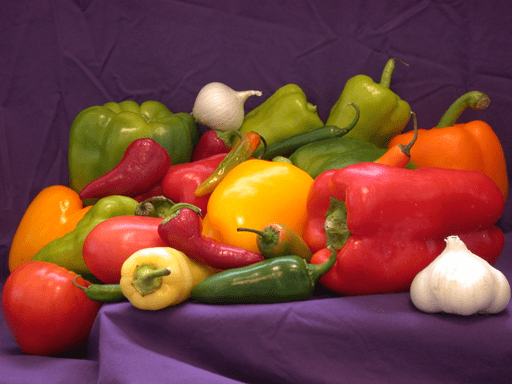
%> input picture peppers.png, 512 x 384 px
$ octave main.m   (GNU Octave 9; MATLAB toolbox functions it lacks are replaced by stand-ins)
%> lines starting %> are read from the running program, lines starting %| are printed output that depends on the picture
### Practica_6/histmatch.m
% La función devuelve la imagen de salida con un histograma que coincide con la imagen objetivo.
function output_image = histmatch(input_image, target_image)

    % Calcular el histograma de la imagen de entrada y objetivo
    input_hist = imhist(input_image);
    target_hist = imhist(target_image);
    % Calcular la función de distribución acumulativa (CDF) de la imagen de entrada y objetivo
    input_cdf = cumsum(input_hist) / numel(input_image);
    target_cdf = cumsum(target_hist) / numel(target_image);

    % Calcular la tabla de búsqueda para mapear las intensidades de la imagen de entrada a las intensidades de la imagen de salida
    lookup_table = zeros(256, 1);

    for i = 1:256
        [~, index] = min(abs(target_cdf - input_cdf(i)));
        lookup_table(i) = index - 1;
    end

    % Mapear las intensidades de la imagen de entrada a la imagen de salida utilizando la tabla de búsqueda
    output_image = uint8(lookup_table(double(input_image) + 1));
end

### Practica_6/plot.m
function [] = plot(I, ref, J)
    % Mostrar las imágenes originales y modificadas
    subplot(3, 5, 1), imshow(I), title('Imagen original');
    subplot(3, 5, 2), imhist(I), title('Histograma original RGB');
    subplot(3, 5, 3), imhist(I(:, :, 1)), title('Histograma original R');
    subplot(3, 5, 4), imhist(I(:, :, 2)), title('Histograma original G');
    subplot(3, 5, 5), imhist(I(:, :, 3)), title('Histograma original B');

    subplot(3, 5, 6), imshow(ref), title('Imagen referencia');
    subplot(3, 5, 7), imhist(ref), title('Histograma referencia RGB');
    subplot(3, 5, 8), imhist(ref(:, :, 1)), title('Histograma referencia R');
    subplot(3, 5, 9), imhist(ref(:, :, 2)), title('Histograma referencia G');
    subplot(3, 5, 10), imhist(ref(:, :, 3)), title('Histograma referencia B');

    subplot(3, 5, 11), imshow(J), title('Imagen modificada');
    subplot(3, 5, 12), imhist(J), title('Histograma modificado RGB');
    subplot(3, 5, 13), imhist(J(:, :, 1)), title('Histograma modificado R');
    subplot(3, 5, 14), imhist(J(:, :, 2)), title('Histograma modificado G');
    subplot(3, 5, 15), imhist(J(:, :, 3)), title('Histograma modificado B');

    figure;
    imshow(J)
end

### Practica_6/histeq_custom.m
function output_image = histeq_custom(input_image, n_channel)

% Convert input image to grayscale
if size(input_image, 3) == 3
    input_image = input_image(:,:,n_channel);
end

% Compute histogram of input image
num_pixels = numel(input_image);
histogram = imhist(input_image) / num_pixels;

% Compute cumulative distribution function (CDF)
cdf = cumsum(histogram);

% Compute transformation function
T = uint8(255 * cdf);

% Apply transformation to input image
output_image = zeros(size(input_image), 'uint8');
for i = 1:numel(input_image)
    output_image(i) = T(input_image(i)+1);
end

end

### Practica_6/main.m
% Limpieza del entorno de trabajo
clc
clear all
close all
warning off all

I = imread('peppers.png');
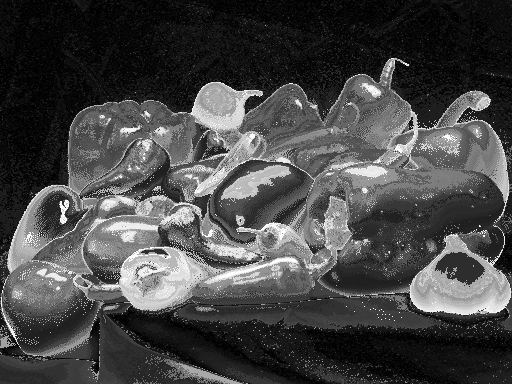
%> I: size 384x512 uint8; min 0, max 255, mean 70.4
ref = imread('sky_water_rock.jpg');
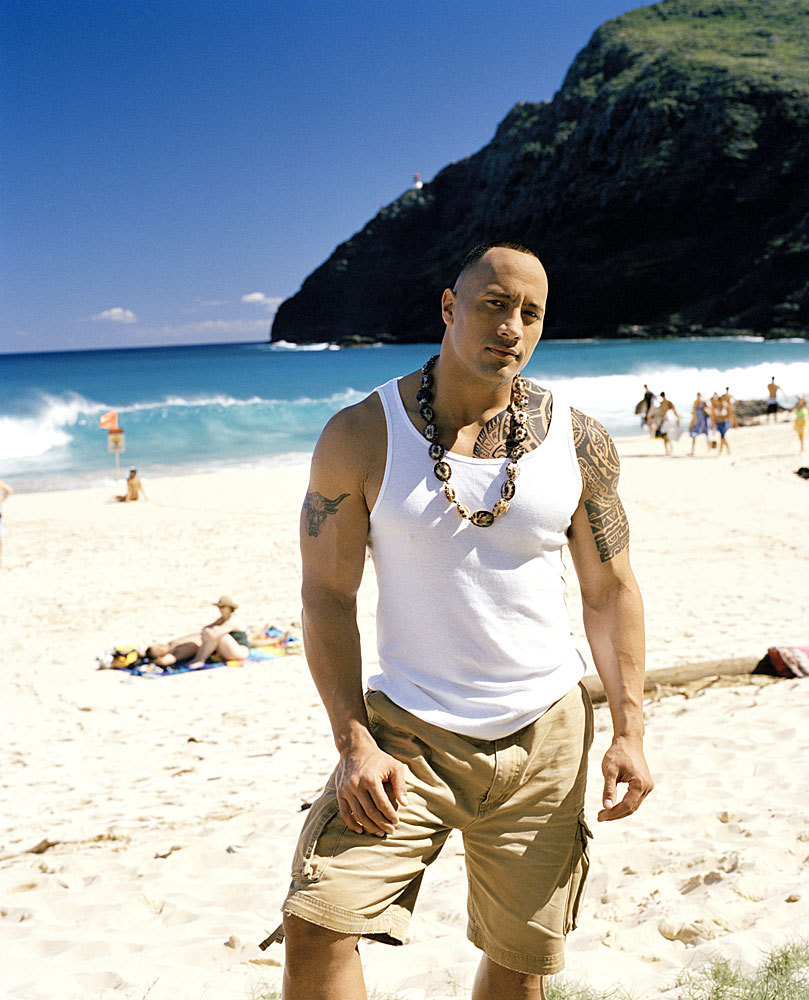
%> input picture Practica_6/sky_water_rock.jpg, 809 x 1000 px
%> ref is the input picture: size 1000x809x3 uint8; mean R, G, B 154.6, 160.3, 163.8

while (true)
    J = histmatch(I, ref);
    plot(I, ref, J);
    figure;
    imshow(J);
    figure;
    equalized = cat(3, histeq_custom(J,1), histeq_custom(J,2), histeq_custom(J,3));
    imhist(equalized);
%> (the run ends here)
